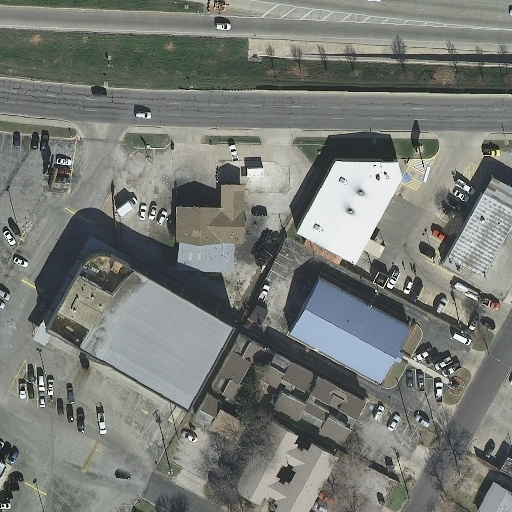
#> input picture test_image.jpg, 512 x 512 px
$ python -i methods.py   (imports and definitions only)
#> lines starting #> are read from the running program, lines starting #| are printed output that depends on the picture; after the words box and inside, x2 and y2 are one past the last pixel; in counts of white or black regions, pixels touching at a corner belong together
#> further down, picture is the input picture: shape (512, 512, 3); mean B, G, R 117.9, 122.9, 119.8
"""
阴影检测方法，统一接口：输入 BGR 图像，输出 0/255 二值掩膜。

方法清单：
- mask_otsu        传统 Otsu 阈值法（基线）
- mask_c3i         LAB 空间 C3I 阴影指数（传统基线）
- mask_sam_amg     SAM 自动分割 + 暗度筛选（零样本基线）
- mask_enhanced    Otsu + CLAHE 增强 + 形态学清理（增强的物理粗提取）
- mask_ours        我们的方法：增强粗提取 + 方向一致性过滤（方向先验）
"""
import cv2
import numpy as np
from segment_anything.automatic_mask_generator import SamAutomaticMaskGenerator


def _rm_small(mask, min_area):
    """去掉面积 <= min_area 的连通域，返回 0/255 掩膜。"""
    n, labels, stats, _ = cv2.connectedComponentsWithStats(mask)
    out = np.zeros_like(mask)
    for i in range(1, n):
        if stats[i, cv2.CC_STAT_AREA] > min_area:
            out[labels == i] = 255
    return out


# [5 lines left out: function mask_otsu, not called in this run]


def mask_c3i(img_bgr):
    """方法2：LAB 阴影指数 SI = (255-L) + (255-B)，编码"阴影又暗又偏蓝"。"""
    lab = cv2.cvtColor(img_bgr, cv2.COLOR_BGR2LAB).astype(np.float32)
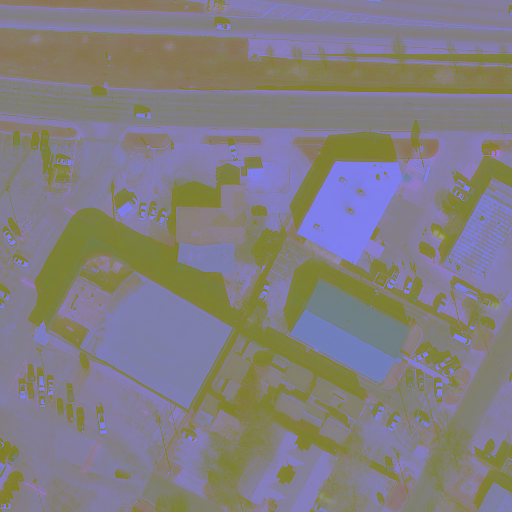
#> lab: shape (512, 512, 3) float32; mean B, G, R 129, 125.9, 130.3
    l, _, b = cv2.split(lab)
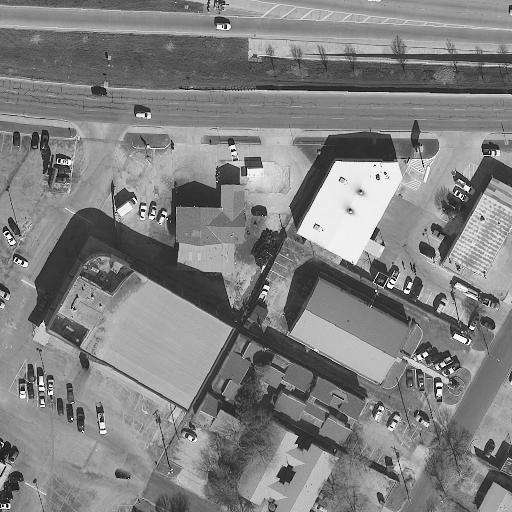
#> l: shape (512, 512) float32; min 1, max 255, mean 129
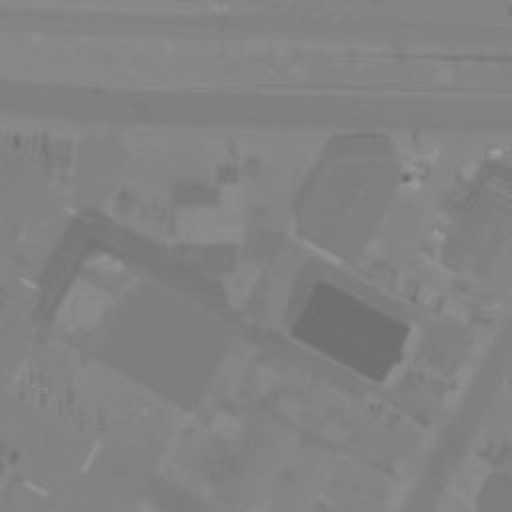
#> b: shape (512, 512) float32; min 108, max 159, mean 130.3
    si = (255.0 - l) + (255.0 - b)
    si_norm = cv2.normalize(si, None, 0, 255, cv2.NORM_MINMAX).astype(np.uint8)
    si_f = cv2.medianBlur(si_norm, 5)
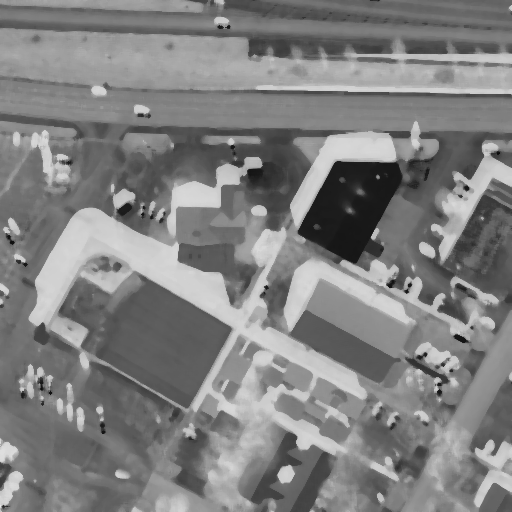
#> si_f: shape (512, 512); min 11, max 229, mean 128
    _, mask = cv2.threshold(si_f, 0, 255, cv2.THRESH_BINARY + cv2.THRESH_OTSU)
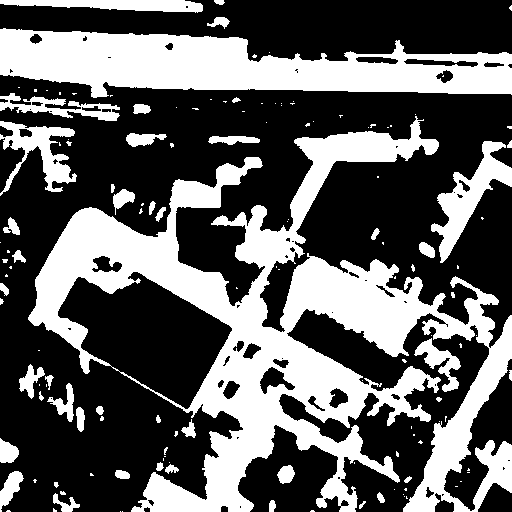
#> mask: shape (512, 512); 37.1% white; 138 white regions (91 under 20 px), largest, box (x1, y1, x2, y2) and area: (28, 116, 512, 512) 60511, (0, 28, 512, 98) 21826, (431, 141, 512, 263) 3076
    if np.sum(mask == 255) > mask.size * 0.4:
        mask = cv2.bitwise_not(mask)
    return _rm_small(mask, 150)
#> in _rm_small, `n, labels, stats, _ = cv2.connectedComponentsWithStats(mask)`:
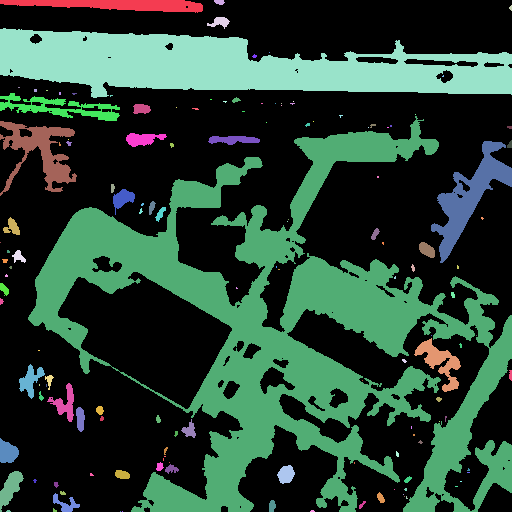
#> labels: shape (512, 512) int32; 139 distinct labels, from 0 to 138; one colour per label, 0 black
#> in _rm_small, `n, labels, stats, _ = cv2.connectedComponentsWithStats(mask)`: n = 139; stats = 139 rows, first 6: [0, 0, 512, 512, 164913], [0, 0, 203, 13, 1715], [214, 0, 11, 5, 42], [509, 5, 3, 6, 12], [207, 17, 23, 12, 144], [0, 28, 512, 70, 21826]
#> after the loop in _rm_small, `for i in range(1, n):`:
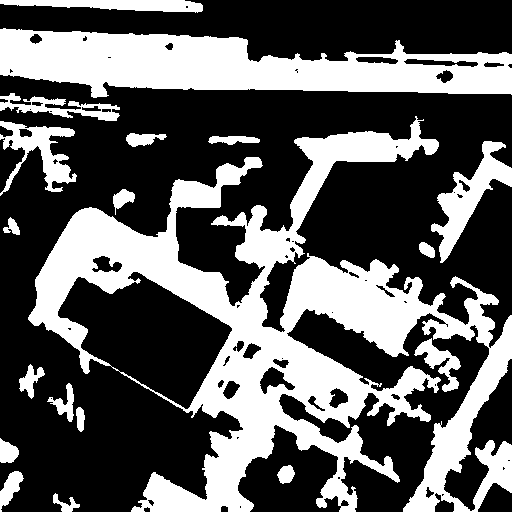
#> out: shape (512, 512); 36.3% white; 19 white regions, largest, box (x1, y1, x2, y2) and area: (28, 116, 512, 512) 60511, (0, 28, 512, 98) 21826, (431, 141, 512, 263) 3076


# [57 lines left out: functions mask_sam_amg, mask_enhanced, _direction_filter, not called in this run]


def mask_ours(img_bgr):
    """方法5：我们的方法 = 增强粗提取 + 方向一致性过滤（方向先验）。"""
    return _direction_filter(mask_enhanced(img_bgr))

>>> import cv2
>>> picture = cv2.imread('test_image.jpg')
>>> result = mask_c3i(picture)
